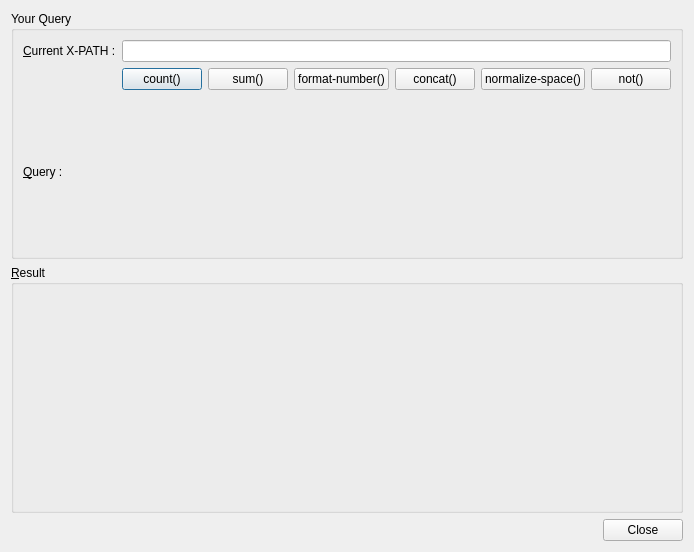
<ui version="4.0" >
 <class>XQueryDialog</class>
 <widget class="QDialog" name="XQueryDialog" >
  <property name="geometry" >
   <rect>
    <x>0</x>
    <y>0</y>
    <width>674</width>
    <height>552</height>
   </rect>
  </property>
  <property name="windowTitle" >
   <string>Evaluate X-PATH</string>
  </property>
  <layout class="QVBoxLayout" name="verticalLayout" >
   <item>
    <widget class="QGroupBox" name="groupBox" >
     <property name="title" >
      <string>Your Query</string>
     </property>
     <layout class="QGridLayout" name="gridLayout_2" >
      <item row="0" column="0" >
       <widget class="QLabel" name="label" >
        <property name="text" >
         <string>&amp;Current X-PATH :</string>
        </property>
        <property name="buddy" >
         <cstring>m_xpathTextEdit</cstring>
        </property>
       </widget>
      </item>
      <item row="0" column="1" >
       <widget class="QLineEdit" name="m_xpathTextEdit" />
      </item>
      <item row="1" column="1" >
       <layout class="QHBoxLayout" name="horizontalLayout" >
        <item>
         <widget class="QPushButton" name="m_pushButtonCount" >
          <property name="text" >
           <string>count()</string>
          </property>
         </widget>
        </item>
        <item>
         <widget class="QPushButton" name="m_pushButtonSum" >
          <property name="text" >
           <string>sum()</string>
          </property>
         </widget>
        </item>
        <item>
         <widget class="QPushButton" name="m_pushButtonFormatNumber" >
          <property name="text" >
           <string>format-number()</string>
          </property>
         </widget>
        </item>
        <item>
         <widget class="QPushButton" name="m_pushButtonConcat" >
          <property name="text" >
           <string>concat()</string>
          </property>
         </widget>
        </item>
        <item>
         <widget class="QPushButton" name="m_pushButtonNormalize" >
          <property name="text" >
           <string>normalize-space()</string>
          </property>
         </widget>
        </item>
        <item>
         <widget class="QPushButton" name="m_pushButtonNot" >
          <property name="text" >
           <string>not()</string>
          </property>
         </widget>
        </item>
       </layout>
      </item>
      <item row="2" column="0" >
       <widget class="QLabel" name="label_2" >
        <property name="text" >
         <string>&amp;Query :</string>
        </property>
        <property name="buddy" >
         <cstring>m_queryTextEdit</cstring>
        </property>
       </widget>
      </item>
      <item row="2" column="1" >
       <widget class="XinxCodeEditAction" native="1" name="m_queryTextEdit" />
      </item>
     </layout>
    </widget>
   </item>
   <item>
    <widget class="QGroupBox" name="groupBox_2" >
     <property name="title" >
      <string>&amp;Result</string>
     </property>
     <layout class="QGridLayout" name="gridLayout" >
      <item row="1" column="0" >
       <widget class="XinxCodeEditAction" native="1" name="m_resultTextEdit" >
        <property name="readOnly" stdset="0" >
         <bool>true</bool>
        </property>
       </widget>
      </item>
      <item row="0" column="0" >
       <widget class="QLabel" name="m_benchLabel" >
        <property name="text" >
         <string/>
        </property>
       </widget>
      </item>
     </layout>
    </widget>
   </item>
   <item>
    <widget class="QDialogButtonBox" name="m_buttonBox" >
     <property name="orientation" >
      <enum>Qt::Horizontal</enum>
     </property>
     <property name="standardButtons" >
      <set>QDialogButtonBox::Close</set>
     </property>
    </widget>
   </item>
  </layout>
 </widget>
 <customwidgets>
  <customwidget>
   <class>XinxCodeEditAction</class>
   <extends>QWidget</extends>
   <header location="global" >editors/xinxcodeedit.h</header>
   <container>1</container>
  </customwidget>
 </customwidgets>
 <resources/>
 <connections>
  <connection>
   <sender>m_buttonBox</sender>
   <signal>accepted()</signal>
   <receiver>XQueryDialog</receiver>
   <slot>accept()</slot>
   <hints>
    <hint type="sourcelabel" >
     <x>252</x>
     <y>547</y>
    </hint>
    <hint type="destinationlabel" >
     <x>157</x>
     <y>274</y>
    </hint>
   </hints>
  </connection>
  <connection>
   <sender>m_buttonBox</sender>
   <signal>rejected()</signal>
   <receiver>XQueryDialog</receiver>
   <slot>reject()</slot>
   <hints>
    <hint type="sourcelabel" >
     <x>320</x>
     <y>547</y>
    </hint>
    <hint type="destinationlabel" >
     <x>286</x>
     <y>274</y>
    </hint>
   </hints>
  </connection>
  <connection>
   <sender>m_pushButtonCount</sender>
   <signal>clicked()</signal>
   <receiver>XQueryDialog</receiver>
   <slot>addFunction()</slot>
   <hints>
    <hint type="sourcelabel" >
     <x>148</x>
     <y>107</y>
    </hint>
    <hint type="destinationlabel" >
     <x>176</x>
     <y>550</y>
    </hint>
   </hints>
  </connection>
  <connection>
   <sender>m_pushButtonSum</sender>
   <signal>clicked()</signal>
   <receiver>XQueryDialog</receiver>
   <slot>addFunction()</slot>
   <hints>
    <hint type="sourcelabel" >
     <x>230</x>
     <y>112</y>
    </hint>
    <hint type="destinationlabel" >
     <x>138</x>
     <y>550</y>
    </hint>
   </hints>
  </connection>
  <connection>
   <sender>m_pushButtonFormatNumber</sender>
   <signal>clicked()</signal>
   <receiver>XQueryDialog</receiver>
   <slot>addFunction()</slot>
   <hints>
    <hint type="sourcelabel" >
     <x>316</x>
     <y>111</y>
    </hint>
    <hint type="destinationlabel" >
     <x>289</x>
     <y>551</y>
    </hint>
   </hints>
  </connection>
  <connection>
   <sender>m_pushButtonConcat</sender>
   <signal>clicked()</signal>
   <receiver>XQueryDialog</receiver>
   <slot>addFunction()</slot>
   <hints>
    <hint type="sourcelabel" >
     <x>426</x>
     <y>114</y>
    </hint>
    <hint type="destinationlabel" >
     <x>450</x>
     <y>552</y>
    </hint>
   </hints>
  </connection>
  <connection>
   <sender>m_pushButtonNormalize</sender>
   <signal>clicked()</signal>
   <receiver>XQueryDialog</receiver>
   <slot>addFunction()</slot>
   <hints>
    <hint type="sourcelabel" >
     <x>570</x>
     <y>120</y>
    </hint>
    <hint type="destinationlabel" >
     <x>561</x>
     <y>554</y>
    </hint>
   </hints>
  </connection>
  <connection>
   <sender>m_pushButtonNot</sender>
   <signal>clicked()</signal>
   <receiver>XQueryDialog</receiver>
   <slot>addFunction()</slot>
   <hints>
    <hint type="sourcelabel" >
     <x>625</x>
     <y>109</y>
    </hint>
    <hint type="destinationlabel" >
     <x>607</x>
     <y>550</y>
    </hint>
   </hints>
  </connection>
 </connections>
 <slots>
  <slot>addFunction()</slot>
 </slots>
</ui>
